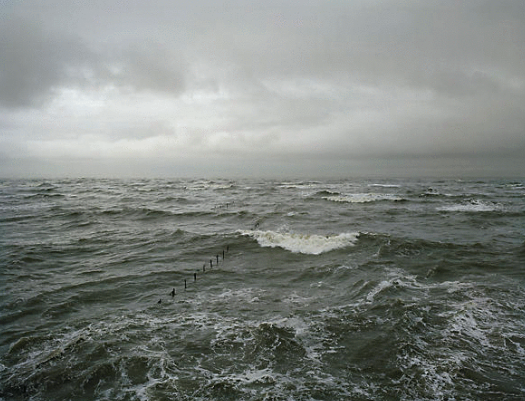
#> input picture convolucao_1/proc img 5-alterado/sem_contraste2.png, 525 x 401 px
$ python temp.py
#> lines starting #> are read from the running program, lines starting #| are printed output that depends on the picture
### convolucao_1/proc img 5-alterado/histogramas.py
# -*- coding: utf-8 -*-
"""
Created on Wed Sep 13 04:22:02 2023

@author: aluno
"""
import numpy
import math
import matplotlib.pyplot as plt


def equalizado():
    histograma1 = numpy.zeros( 256 )

    for i in range( 256 ):
        histograma1[i] = i/255

    soma = 0
    for i in range( 256):
        soma += histograma1[i]

    for i in range(256):
        histograma1[i] /= soma

    return histograma1


# [44 lines left out: functions modulo, invertido, not called in this run]

### convolucao_1/proc img 5-alterado/funcoes.py
# -*- coding: utf-8 -*-
"""
Created on Wed Sep 13 03:53:55 2023

@author: aluno
"""
import cv2
import numpy
import matplotlib.pyplot as plt
import math

# [89 lines left out: functions mapear, mapear2, not called in this run]

def mostrarHistograma(histograma, nomeHistograma, cor):
    pixel = 256 * [0]
    for i in range( 256 ):
        pixel[i] = i

    plt.xlabel("Pixel")
    plt.ylabel("Quantidade")
    plt.title( nomeHistograma )
    plt.bar( pixel, histograma, color=cor )
    plt.show()

# [7 lines left out: function arredondarNormalizado, not called in this run]


def acumular(histograma):
    acumulado = numpy.zeros( 256 )
    mapaAcumulado = numpy.zeros( 256 )

    acumulado[0] = histograma[0]
    i = 1
    while i < 256 :
        aux = histograma[i] + acumulado[i - 1]
        if aux > 1:
            aux = 1
        acumulado[ i ] = aux
        i += 1

    pixel = 256 * [0]
    for i in range( 256 ):
        pixel[i] = i


    return acumulado


# [5 lines left out: function equalizar, not called in this run]


def normalizarHistograma(histograma, totalPixels):
    histAux = numpy.zeros( 256 )
    for i in range(256):
        histAux[i] = histograma[i] / totalPixels
    return histAux


def mapear3(equalizado, acumulado):
    mapa2 = {}

    for valor in equalizado:
        menor = abs( valor - acumulado[0] )
        menorIndice = 0
        for j in range( len(acumulado) ):
            if abs(valor - acumulado[j]) < menor:
                menor = abs(valor - acumulado[j])
                menorIndice = j
        mapa2[valor] = menorIndice

    return mapa2

# [13 lines left out: function mapear4, not called in this run]

def removeRepetido(lista):
    l=[]
    for i in lista:
        if i not in l:
            l.append(i)
    return l


### convolucao_1/proc img 5-alterado/temp.py
import cv2
import numpy
import matplotlib.pyplot as plt
import random
import math
import funcoes
import histogramas

#belgica.jpg
#piguin.jpg
#vermelho.jpg
#webb1.png
#webb2.png
#sem_contraste.jpg
#sem_contraste2.png
img     = "sem_contraste2.png"
imagem  = cv2.imread(img)
#> imagem is the input picture: shape (401, 525, 3); mean B, G, R 126.3, 130.6, 125.6


""" ----- ----- canais ----- ----- """
blue    = numpy.zeros( (imagem.shape[0], imagem.shape[1], imagem.shape[2]), dtype=numpy.uint8 )
green   = numpy.zeros( (imagem.shape[0], imagem.shape[1], imagem.shape[2]), dtype=numpy.uint8 )
red     = numpy.zeros( (imagem.shape[0], imagem.shape[1], imagem.shape[2]), dtype=numpy.uint8 )
cinza   = numpy.zeros( (imagem.shape[0], imagem.shape[1]), dtype=numpy.uint8 )
teste   = numpy.zeros( (imagem.shape[0], imagem.shape[1]), dtype=numpy.uint8 )

blue    [ : , : , 0 ] = imagem[ : , : , 0 ]
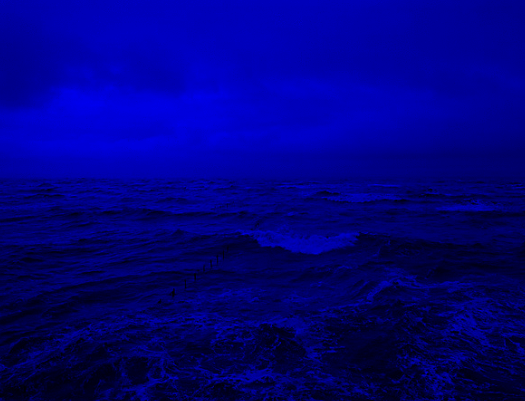
#> blue: shape (401, 525, 3); mean B, G, R 126.3, 0, 0
green   [ : , : , 1 ] = imagem[ : , : , 1 ]
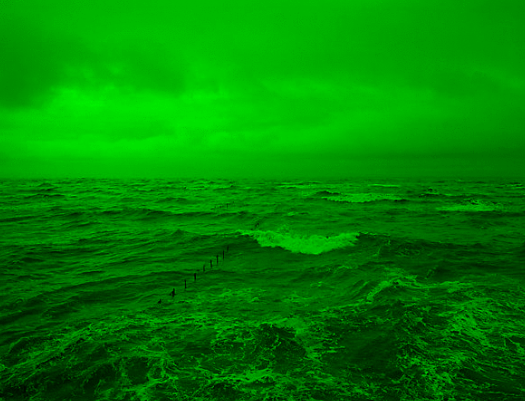
#> green: shape (401, 525, 3); mean B, G, R 0, 130.6, 0
red     [ : , : , 2 ] = imagem[ : , : , 2 ]
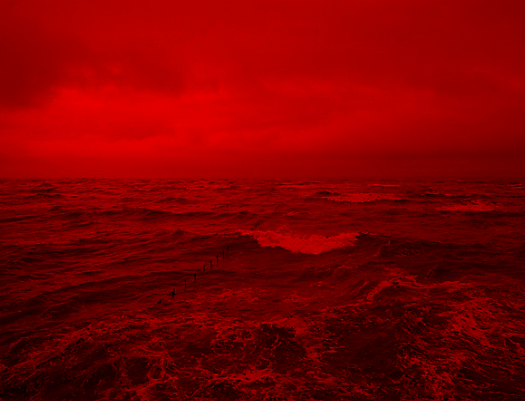
#> red: shape (401, 525, 3); mean B, G, R 0, 0, 125.6

alturaImg = imagem.shape[0]
#> alturaImg = 401
larguraImg = imagem.shape[1]
#> larguraImg = 525
totalPixels = alturaImg * larguraImg
#> totalPixels = 210525

""" ----- ----- cinza ----- ----- """

for i in range( imagem.shape[0] ):
    for j in range( imagem.shape[1] ):
        cinza[i][j] = imagem[i][j].sum() // 3


""" ----- ----- histograma cinza ----- ----- """

histogramaCinza = numpy.zeros( 256 )

for i in range( imagem.shape[0] ):
    for j in range( imagem.shape[1] ):
        histogramaCinza[ cinza[i][j] ] += 1

pixel = 256 * [0]
for i in range( 256 ):
    pixel[i] = i

#esse histograma "eq" já está normalizado
eq = histogramas.equalizado()
normAcc = funcoes.acumular(eq)

histRealNormalizado = funcoes.normalizarHistograma(histogramaCinza, totalPixels)
histRealNormAcc = funcoes.acumular(histRealNormalizado)
#> histRealNormAcc = 256 values from 0 to 1

semRepetido = funcoes.removeRepetido(histRealNormAcc)
#> semRepetido = 235 values from 0 to 1

mapear3 = funcoes.mapear3(semRepetido, normAcc)

funcoes.mostrarHistograma(histRealNormalizado, "histograma real normalizado", "black")
funcoes.mostrarHistograma(histRealNormAcc, "histograma real normalizado acumulado", "black")
#> call 2 of mostrarHistograma, with histograma = array of shape (256,), nomeHistograma = 'histograma real normalizado acumulado', cor = 'black'
#> in mostrarHistograma (call 2), `plt.show()`:
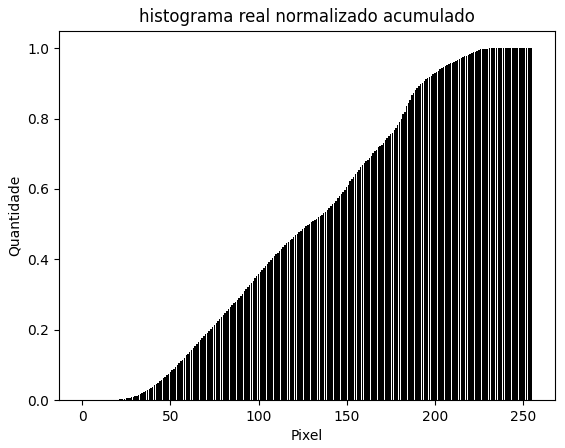
#> figure drawn by matplotlib, 1 panel
funcoes.mostrarHistograma(normAcc, "histograma normalizado acc", "black")
#> call 3 of mostrarHistograma, with histograma = array of shape (256,), nomeHistograma = 'histograma normalizado acc', cor = 'black'
#> in mostrarHistograma (call 3), `plt.show()`:
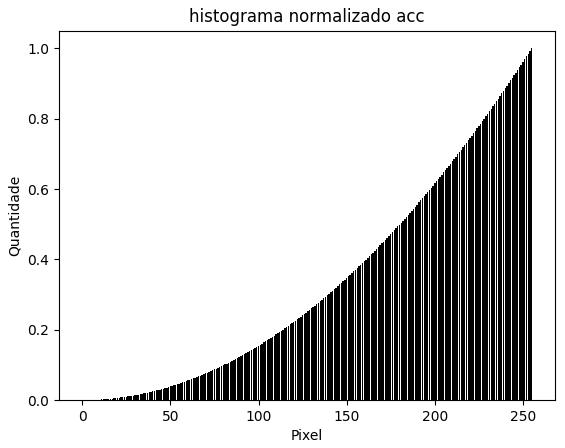
#> figure drawn by matplotlib, 1 panel; tallest bar 1 high, from x = 254.6 to 255.4


imagemAlterada = numpy.zeros((imagem.shape[0], imagem.shape[1]), dtype=numpy.uint8())
histImagemAlterada = numpy.zeros( 256 )

for i in range (imagem.shape[0]):
    for j in range (imagem.shape[1]):
        imagemAlterada[i][j]= mapear3[histRealNormAcc[cinza[i][j]]]
        histImagemAlterada[imagemAlterada[i][j]]+=1
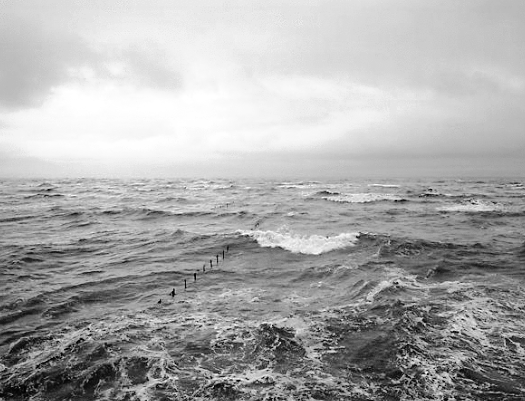
#> imagemAlterada: shape (401, 525); min 1, max 255, mean 170.4
#> after the loop, histImagemAlterada = 256 values, max 3591 at index 233, min 0 at index 0, mean 822.4

funcoes.mostrarHistograma(histImagemAlterada, "histograma img alterada", "green")
#> call 4 of mostrarHistograma, with histograma = array of shape (256,), nomeHistograma = 'histograma img alterada', cor = 'green'
#> in mostrarHistograma (call 4), `plt.show()`:
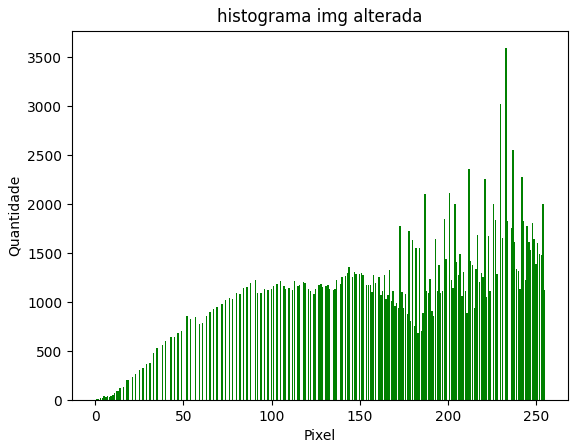
#> figure drawn by matplotlib, 1 panel; tallest bar 3591 high, from x = 232.6 to 233.4


#funcoes.mapear(cinza, histogramas.equalizado() )

cv2.imshow("img alterada", imagemAlterada)
cv2.imshow("img",cinza)
cv2.waitKey(0)
